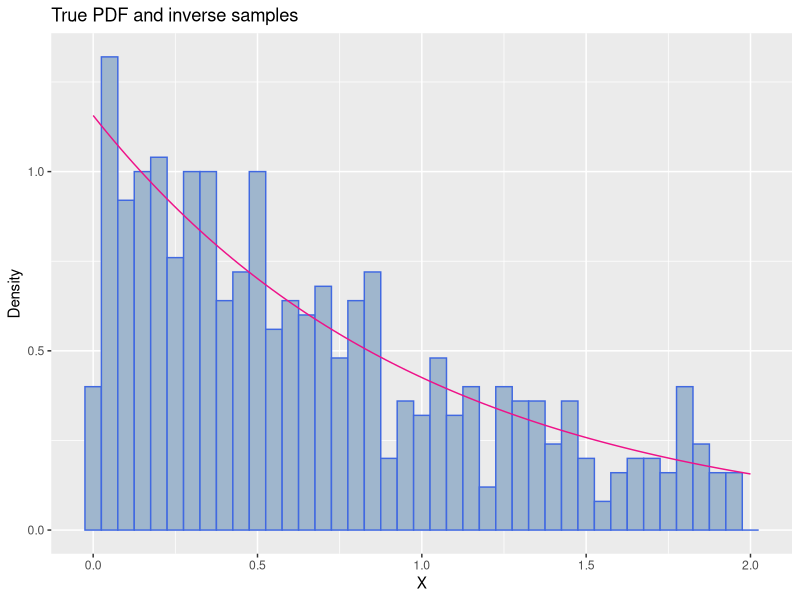
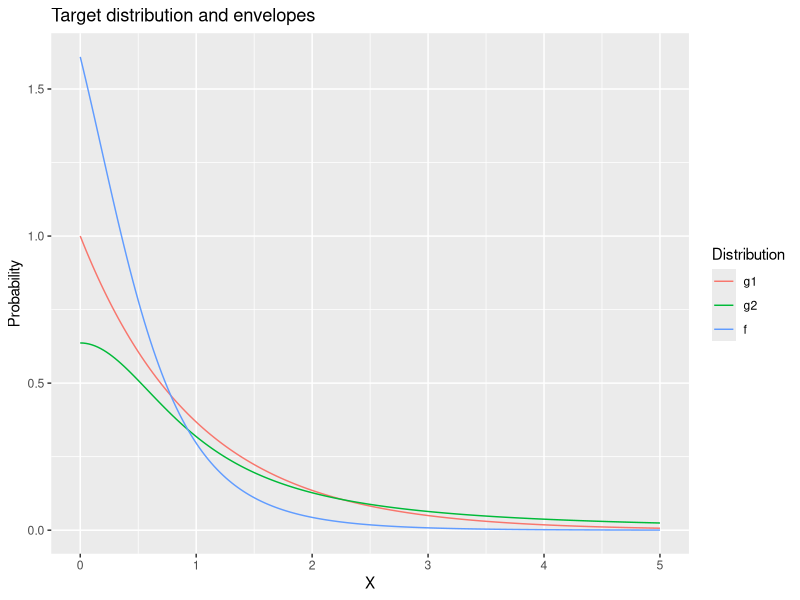
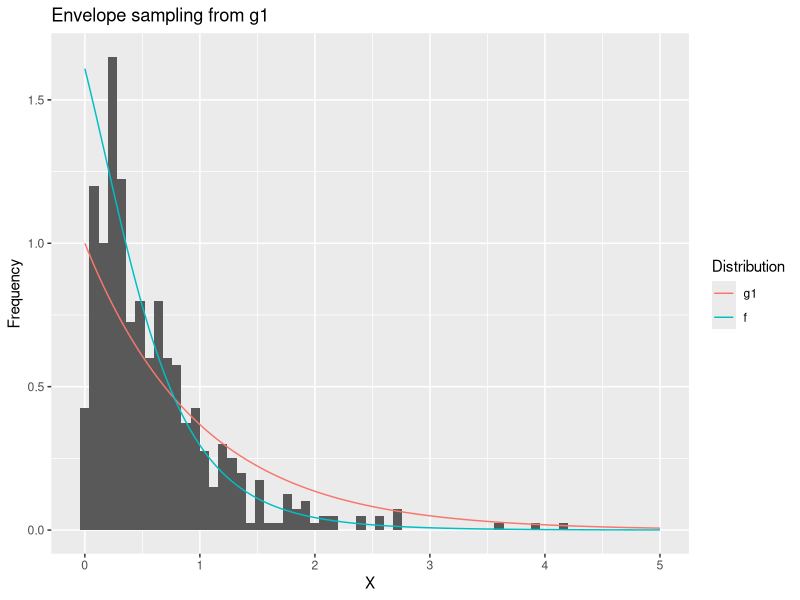
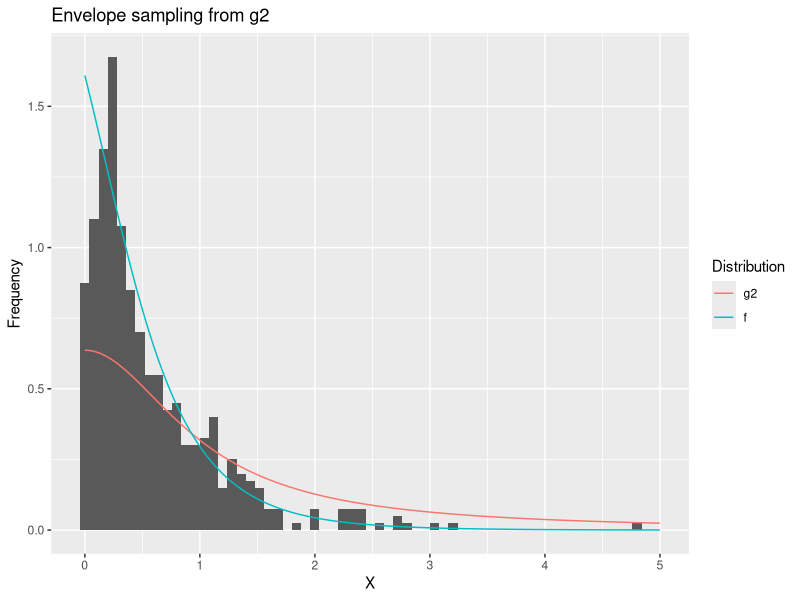

R code for these plots, in order:
## ---- chunk 1
expr <- function(theta) { ((1/4)*theta)/(1/2 + (1/4)*theta) }
B <- 100
x <- c(125,18,19,35)
thetas <- seq(0,1,by=0.25)
em.1 <- function(theta) {
    for(i in 1:B) {
        theta <- (x[1]*expr(theta) + x[4])/(x[2] + x[3] + x[1]*expr(theta) + x[4])
    }
  theta
}
sapply(thetas,em.1)
## ---- chunk 2
### BEGIN: Code
# R version 3.3.2
# Platform: x86_64-apple-darwin15.6.0 (64-bit)

## Imports
library(ggplot2) # pretty plotting

## Parameterize script
K = 500 # Number of samples
NN = (1 - exp(-2)) # Normalizing constant

## Suboutines
fx = function(x){
    # pdf for random variable X
    if(x<0){return(0)}
    if(x>2){return(0)}

    r = exp(-x) / NN
    return(r)
}

Fx = function(x){
    # cdf for random variable X
    if(x<0){return(0)}
    if(x>2){return(0)}

    r = (1 - exp(-x)) / NN
    return(r)
}

Fu = function(u){
    # Inverse cdf for the random variable X
    if(u<0){return(NaN)}
    if(u>1){return(NaN)}

    r = -log(1 - u*(1-exp(-2)))
    return(r)
}

## Simulate
Fuv = Vectorize(Fu) # Make Fu take vector arguments cleanly
us = runif(K, 0, 1) # K samples from U(0,1)
inv_xs = Fuv(us) # Inverse sampling method

## Plot results
# Simulated data with true distribution overlay
plt_xs = seq(0, 2, length.out = 100) # xs for true fx(x) pdf
fxv = Vectorize(fx)
plt_ys = fxv(plt_xs) # true fx(x) = ys

df_tru = data.frame(x_tru = plt_xs, y_tru = plt_ys)
df_sim = data.frame(x_sim = inv_xs)

plt1 = ggplot() +
    geom_histogram( # Simulated distribution
                data = df_sim,
                aes(x = x_sim, y = ..density..),
                binwidth = 0.05,
                color="royalblue",
                fill="slategray3"
            ) +
    geom_line( # True distribution
                data = df_tru,
                aes(x = x_tru, y = y_tru),
                color="deeppink2"
            ) +
    labs(
                title = "True PDF and inverse samples",
                x = "X",
                y = "Density"
            )
plt1

### END: Code
## ---- chunk 3
### BEGIN: Code

## Imports
library(reshape)

## Parameterize
K = 500
NN = 0.6214496 # normalizing constant for fx(x) the pdf
M1 = 1/NN # Resampling constant ensuring fx(x) <= M*g1(x) for all x
M2 = pi/NN

## BEGIN: Subroutines

fx = Vectorize(function(x){
    # pdf for problem 4
    if(x<0){return(0)}
    r = exp(-x) / (1+x^2) / NN
    return(r)
})

g1 = Vectorize(function(x){
    # First envelope density for rejection sampling
    if(x<0){return(0)}
    r = exp(-x)
    return(r)
})

g2 = Vectorize(function(x){
    # Second envelope density for rejection sampling
    if(x<0){return(0)}
    r = 2/(pi*(1+x^2))
    return(r)
})

## END: Subroutines

## BEGIN: Simulate

# First, g1
N = 200 # resolution of the discretized x axis
xdisc = seq(0,5,length.out=N) # discretization of the x axis
g1i = 1 # how many loops this envelope rejection sampling takes
i = 1 # list counter
g1rs = rep(NA, K) # initialize empty result vector
while(i <= K){
    x = sample(xdisc, 1, prob=g1(xdisc)) # proposition from envelope
    u = runif(1)
    w = fx(x)/(M1*g1(x))
    if(w>u){
        # Accept sample
        g1rs[i] = x
        i = i + 1
    }
    g1i = g1i + 1
}

# Now g2
g2i = 1 # how many loops this envelope rejection sampling takes
i = 1 # list counter
g2rs = rep(NA, K) # initialize empty result vector
while(i <= K){
    x = sample(xdisc, 1, prob=g2(xdisc)) # proposition from envelope
    u = runif(1)
    w = fx(x)/(M2*g2(x))
    if(w>u){
        # Accept sample
        g2rs[i] = x
        i = i + 1
    }
    g2i = g2i + 1
}

## END: Simulate

## Plot
# simulation results
true_df = data.frame(x=xdisc,
                     g1=g1(xdisc),
                     g2=g2(xdisc),
                     f=fx(xdisc)
                     )
true_df_m = melt(true_df, id="x")
names(true_df_m) = c("x", "Distribution", "y")

plt3 = ggplot() +
    geom_line(data=true_df_m,
              aes(x=x, y=y, color=Distribution)) +
    labs(title="Target distribution and envelopes",
         x="X", y="Probability")
plt3

gsim_df = data.frame(g1=g1rs, g2=g2rs)
plt4 = ggplot() + # g1 simulation results histogram
    geom_histogram(data=gsim_df,
                   mapping=aes(x=g1,y=..density..),
                   binwidth=0.08) +
    geom_line(data=true_df_m[true_df_m$Distribution != "g2",],
              aes(x=x, y=y, color=Distribution)) +
    labs(title="Envelope sampling from g1",
         x="X", y="Frequency")
plt4

plt5 = ggplot() + # g2 simulation results histogram
    geom_histogram(data=gsim_df,
                   mapping=aes(x=g2,y=..density..),
                   binwidth=0.08) +
    geom_line(data=true_df_m[true_df_m$Distribution != "g1",],
              aes(x=x, y=y, color=Distribution)) +
    labs(title="Envelope sampling from g2",
         x="X", y="Frequency")
plt5

### END: Code
